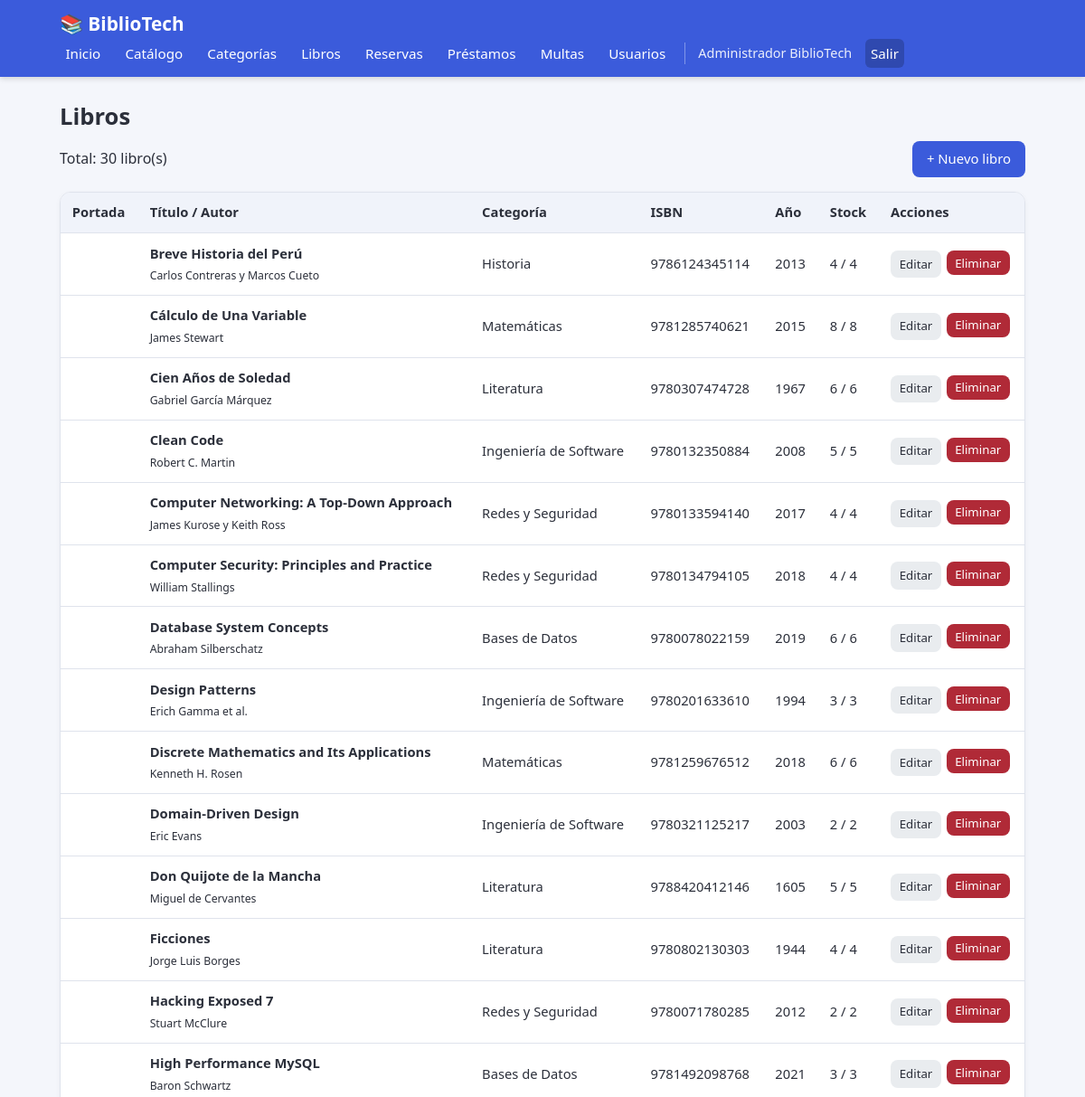
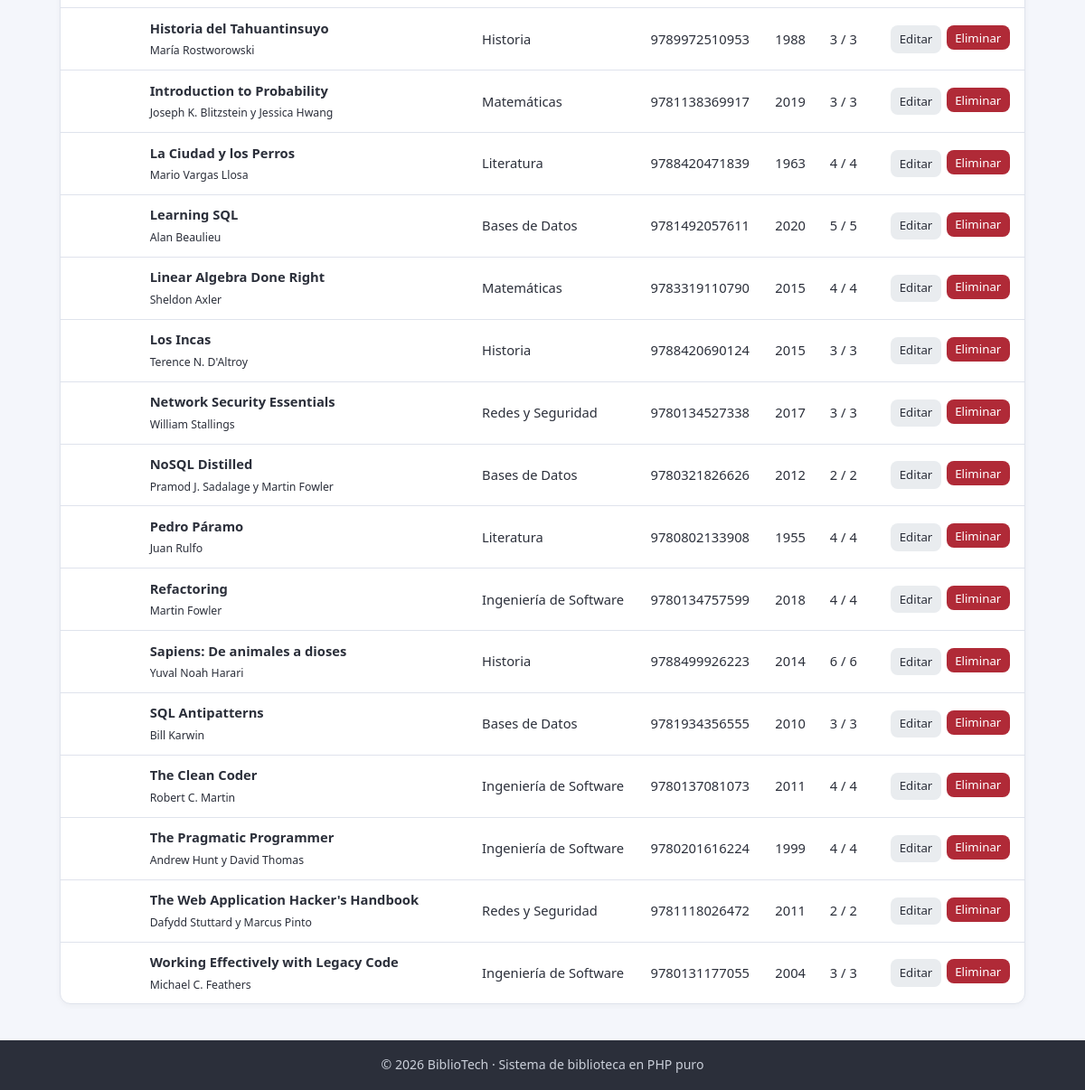
The app's page /libros.php (signed in) with its own data (2 pictures, top to bottom).
### tables this page shows
CREATE TABLE `usuarios` (
  `id` bigint(20) UNSIGNED NOT NULL,
  `nombre` varchar(120) NOT NULL,
  `email` varchar(180) NOT NULL,
  `password_hash` varchar(255) NOT NULL,
  `rol` enum('estudiante','bibliotecario','administrador') NOT NULL DEFAULT 'estudiante',
  `estado` enum('activo','bloqueado') NOT NULL DEFAULT 'activo',
  `created_at` timestamp NOT NULL DEFAULT current_timestamp(),
  `updated_at` timestamp NOT NULL DEFAULT current_timestamp() ON UPDATE current_timestamp()
);

CREATE TABLE `libros` (
  `id` bigint(20) UNSIGNED NOT NULL,
  `titulo` varchar(255) NOT NULL,
  `autor` varchar(180) NOT NULL,
  `isbn` varchar(20) DEFAULT NULL,
  `id_categoria` bigint(20) UNSIGNED DEFAULT NULL,
  `editorial` varchar(150) DEFAULT NULL,
  `anio` smallint(5) UNSIGNED DEFAULT NULL,
  `portada_url` varchar(500) DEFAULT NULL,
  `sinopsis` text DEFAULT NULL,
  `stock_total` int(10) UNSIGNED NOT NULL DEFAULT 0,
  `stock_disponible` int(10) UNSIGNED NOT NULL DEFAULT 0,
  `created_at` timestamp NOT NULL DEFAULT current_timestamp(),
  `updated_at` timestamp NOT NULL DEFAULT current_timestamp() ON UPDATE current_timestamp()
);

CREATE TABLE `categorias` (
  `id` bigint(20) UNSIGNED NOT NULL,
  `nombre` varchar(100) NOT NULL,
  `descripcion` text DEFAULT NULL,
  `created_at` timestamp NOT NULL DEFAULT current_timestamp(),
  `updated_at` timestamp NOT NULL DEFAULT current_timestamp() ON UPDATE current_timestamp()
);

### includes/auth.php (called while the page is built, shortened)
<?php
function estaLogueado(): bool
{
    return isset($_SESSION['usuario_id']);
}
function usuarioActual(PDO $conexion): ?array
{
    $sql = "SELECT id, nombre, email, rol, estado
            FROM usuarios
            WHERE id = :id";
    $stmt = $conexion->prepare($sql);
    $stmt->execute([':id' => $_SESSION['usuario_id']]);
    $usuario = $stmt->fetch();
    return $usuario ?: null;
}
function e(?string $texto): string
{
    return htmlspecialchars($texto ?? '', ENT_QUOTES, 'UTF-8');
}

### libros.php (the view, shortened to what this page needs)
<?php
require_once __DIR__ . '/includes/auth.php';
$vista = $_GET['accion'] ?? 'listar';
if (!in_array($vista, ['crear', 'editar'], true)) {
    $vista = 'listar';
}
$categorias = $conexion->query("SELECT id, nombre FROM categorias ORDER BY nombre")->fetchAll();
$libro = [
    'id' => 0, 'titulo' => '', 'autor' => '', 'isbn' => '', 'id_categoria' => null,
    'editorial' => '', 'anio' => '', 'portada_url' => '', 'sinopsis' => '',
    'stock_total' => 1, 'stock_disponible' => 1,
];
$sql = "SELECT l.*, c.nombre AS categoria
        FROM libros l
        LEFT JOIN categorias c ON c.id = l.id_categoria
        ORDER BY l.titulo";
$libros = $conexion->query($sql)->fetchAll();
require_once __DIR__ . '/includes/header.php';
?>
<h1 class="titulo-pagina">Libros</h1>
<?php if ($vista === 'crear' || $vista === 'editar'): ?>
    <div class="tarjeta" style="max-width: 640px;">
        <h2><?= $vista === 'crear' ? 'Nuevo libro' : 'Editar libro' ?></h2>
        <form method="POST" action="libros.php" class="formulario">
            <input type="hidden" name="accion" value="<?= e($vista) ?>">
            <input type="hidden" name="id" value="<?= (int) $libro['id'] ?>">
            <label for="titulo">Título *</label>
            <input type="text" id="titulo" name="titulo" maxlength="255"
                   value="<?= e($libro['titulo']) ?>" required>
            <label for="autor">Autor *</label>
            <input type="text" id="autor" name="autor" maxlength="180"
                   value="<?= e($libro['autor']) ?>" required>
            <div class="dos-columnas">
                <div>
                    <label for="isbn">ISBN</label>
                    <input type="text" id="isbn" name="isbn" maxlength="20"
                           value="<?= e($libro['isbn']) ?>">
                </div>
                <div>
                    <label for="id_categoria">Categoría</label>
                    <select id="id_categoria" name="id_categoria">
                        <option value="0">— Sin categoría —</option>
                        <?php foreach ($categorias as $cat): ?>
                            <option value="<?= (int) $cat['id'] ?>"
                                <?= (int) $libro['id_categoria'] === (int) $cat['id'] ? 'selected' : '' ?>>
                                <?= e($cat['nombre']) ?>
                            </option>
                        <?php endforeach; ?>
                    </select>
                </div>
            </div>
            <div class="dos-columnas">
                <div>
                    <label for="editorial">Editorial</label>
                    <input type="text" id="editorial" name="editorial" maxlength="150"
                           value="<?= e($libro['editorial']) ?>">
                </div>
                <div>
                    <label for="anio">Año</label>
                    <input type="number" id="anio" name="anio" min="1000" max="2100"
                           value="<?= e((string) $libro['anio']) ?>">
                </div>
            </div>
            <label for="portada_url">Portada (URL de la imagen)</label>
            <input type="url" id="portada_url" name="portada_url" maxlength="500"
                   placeholder="https://covers.openlibrary.org/b/isbn/..."
                   value="<?= e($libro['portada_url']) ?>">
            <label for="sinopsis">Sinopsis</label>
            <textarea id="sinopsis" name="sinopsis" rows="3"><?= e($libro['sinopsis']) ?></textarea>
            <div class="dos-columnas">
                <div>
                    <label for="stock_total">Stock total *</label>
                    <input type="number" id="stock_total" name="stock_total" min="0"
                           value="<?= (int) $libro['stock_total'] ?>" required>
                </div>
                <div>
                    <label for="stock_disponible">Stock disponible *</label>
                    <input type="number" id="stock_disponible" name="stock_disponible" min="0"
                           value="<?= (int) $libro['stock_disponible'] ?>" required>
                </div>
            </div>
            <div style="margin-top: 0.8rem; display: flex; gap: 0.5rem;">
                <button type="submit" class="boton boton-primario">
                    <?= $vista === 'crear' ? 'Crear' : 'Guardar cambios' ?>
                </button>
                <a href="libros.php" class="boton boton-suave">Cancelar</a>
            </div>
        </form>
    </div>
<?php else: ?>
    <div class="barra-acciones">
        <span>Total: <?= count($libros) ?> libro(s)</span>
        <a href="libros.php?accion=crear" class="boton boton-primario">+ Nuevo libro</a>
    </div>
    <div class="tabla-contenedor">
        <table class="tabla">
            <thead>
                <tr>
                    <th>Portada</th>
                    <th>Título / Autor</th>
                    <th>Categoría</th>
                    <th>ISBN</th>
                    <th>Año</th>
                    <th>Stock</th>
                    <th>Acciones</th>
                </tr>
            </thead>
            <tbody>
                <?php foreach ($libros as $lib): ?>
                    <tr>
                        <td>
                        </td>
                        <td>
                            <strong><?= e($lib['titulo']) ?></strong><br>
                            <small><?= e($lib['autor']) ?></small>
                        </td>
                        <td><?= e($lib['categoria'] ?: '—') ?></td>
                        <td><?= e($lib['isbn'] ?: '—') ?></td>
                        <td><?= e($lib['anio'] ?: '—') ?></td>
                        <td>
                            <?php if ((int) $lib['stock_disponible'] === 0): ?>
                                <span class="etiqueta etiqueta-rojo">Agotado</span>
                            <?php else: ?>
                                <?= (int) $lib['stock_disponible'] ?> / <?= (int) $lib['stock_total'] ?>
                            <?php endif; ?>
                        </td>
                        <td>
                            <div class="acciones">
                                <a href="libros.php?accion=editar&id=<?= (int) $lib['id'] ?>"
                                   class="boton boton-suave boton-pequeno">Editar</a>
                                <form method="POST" action="libros.php"
                                      class="confirmar-eliminar"
                                      data-mensaje="¿Eliminar el libro '<?= e($lib['titulo']) ?>'?">
                                    <button type="submit" class="boton boton-peligro boton-pequeno">Eliminar</button>
                                </form>
                            </div>
                        </td>
                    </tr>
                <?php endforeach; ?>
            </tbody>
        </table>
    </div>
<?php endif; ?>
<?php require_once __DIR__ . '/includes/footer.php'; ?>

### includes/header.php (shortened to what this page needs)
<?php
$usuario = usuarioActual($conexion);
?>
<!DOCTYPE html>
<html lang="es">
<head>
    <link rel="stylesheet" href="assets/css/estilos.css">
</head>
<body>
<header class="navbar">
    <div class="contenedor navbar-contenido">
        <a href="dashboard.php" class="marca">📚 BiblioTech</a>
        <nav class="menu" id="menu">
            <?php if ($usuario): ?>
                <a href="dashboard.php">Inicio</a>
                <a href="catalogo.php">Catálogo</a>
                <?php if ($usuario['rol'] === 'estudiante'): ?>
                    <a href="reservas.php">Mis reservas</a>
                    <a href="prestamos.php">Mis préstamos</a>
                <?php else: ?>
                    <a href="categorias.php">Categorías</a>
                    <a href="libros.php">Libros</a>
                    <a href="reservas.php">Reservas</a>
                    <a href="prestamos.php">Préstamos</a>
                    <a href="multas.php">Multas</a>
                    <?php if ($usuario['rol'] === 'administrador'): ?>
                        <a href="usuarios.php">Usuarios</a>
                    <?php endif; ?>
                <?php endif; ?>
                <span class="menu-usuario"><?= e($usuario['nombre']) ?></span>
                <a href="logout.php" class="menu-salir">Salir</a>
            <?php else: ?>
                <a href="catalogo.php">Catálogo</a>
                <a href="login.php">Iniciar sesión</a>
                <a href="registro.php">Registrarse</a>
            <?php endif; ?>
        </nav>
    </div>
</header>
<main class="contenedor pagina <?= e($claseMain ?? '') ?>">

### includes/footer.php (shortened to what this page needs)
</main>
<footer class="pie">
    <div class="contenedor">
        <p>&copy; <?= date('Y') ?> BiblioTech · Sistema de biblioteca en PHP puro</p>
    </div>
</footer>
</body>
</html>

### assets/css/estilos.css (style rules this page uses)
* { margin: 0; padding: 0; box-sizing: border-box; }
:root { --color-primario: #3b5bdb; --color-primario-oscuro: #2f49b3; --color-fondo: #f4f6fb; --color-borde: #dfe3ec; --color-texto: #2b2f3a; --color-texto-suave: #6b7280; --color-exito: #157347; --color-exito-fondo: #d1e7dd; --color-error: #b02a37; --color-error-fondo: #f8d7da; --color-advertencia: #997404; --color-advertencia-fondo: #fff3cd; }
body { font-family: "Segoe UI", Arial, Helvetica, sans-serif; background-color: var(--color-fondo); color: var(--color-texto); line-height: 1.6; min-height: 100vh; display: flex; flex-direction: column; overflow-x: hidden; }
a { color: var(--color-primario); text-decoration: none; }
.contenedor { width: 100%; max-width: 1100px; margin: 0 auto; padding: 0 1rem; }
.navbar { background-color: var(--color-primario); color: #fff; box-shadow: 0 2px 6px rgba(0, 0, 0, 0.15); }
.navbar-contenido { display: flex; align-items: center; justify-content: space-between; flex-wrap: wrap; padding-top: 0.6rem; padding-bottom: 0.6rem; }
.marca { color: #fff; font-size: 1.3rem; font-weight: bold; text-decoration: none !important; }
.menu { display: flex; align-items: center; gap: 0.9rem; flex-wrap: wrap; }
.menu a { color: #fff; font-size: 0.95rem; padding: 0.25rem 0.4rem; border-radius: 6px; text-decoration: none; }
.menu-usuario { font-size: 0.9rem; opacity: 0.9; border-left: 1px solid rgba(255, 255, 255, 0.4); padding-left: 0.9rem; }
.menu-salir { background-color: rgba(0, 0, 0, 0.2); }
.pagina { flex: 1; padding-top: 1.5rem; padding-bottom: 2.5rem; }
.titulo-pagina { font-size: 1.6rem; margin-bottom: 0.4rem; }
.boton { display: inline-block; padding: 0.5rem 1rem; border: none; border-radius: 8px; font-size: 0.93rem; font-family: inherit; cursor: pointer; background-color: var(--color-primario); color: #fff !important; text-decoration: none !important; transition: background-color 0.15s; }
.boton-primario { background-color: var(--color-primario); }
.boton-peligro { background-color: var(--color-error); }
.boton-suave { background-color: #e9ecef; color: var(--color-texto) !important; }
.boton-pequeno { padding: 0.28rem 0.6rem; font-size: 0.83rem; }
.tabla-contenedor { overflow-x: auto; background-color: #fff; border: 1px solid var(--color-borde); border-radius: 12px; box-shadow: 0 2px 6px rgba(0, 0, 0, 0.04); }
.tabla { width: 100%; border-collapse: collapse; min-width: 600px; }
.tabla th, .tabla td { padding: 0.65rem 0.8rem; text-align: left; border-bottom: 1px solid var(--color-borde); font-size: 0.92rem; vertical-align: middle; overflow-wrap: anywhere; }
.tabla th { background-color: #f0f3fa; font-weight: 700; white-space: nowrap; }
.tabla tr:last-child td { border-bottom: none; }
.tabla .acciones { display: flex; gap: 0.35rem; flex-wrap: wrap; }
.barra-acciones { display: flex; justify-content: space-between; align-items: center; gap: 1rem; flex-wrap: wrap; margin-bottom: 1rem; }
.pie { background-color: #2b2f3a; color: #cbd0da; text-align: center; padding: 1rem 0; font-size: 0.88rem; margin-top: auto; }

### records on screen
usuarios: nombre "Administrador BiblioTech"
libros: titulo "Breve Historia del Perú", autor "Carlos Contreras y Marcos Cueto", id_categoria.nombre "Historia", isbn "9786124345114", anio "2013", stock_disponible "4", stock_total "4"
libros: titulo "Cálculo de Una Variable", autor "James Stewart", id_categoria.nombre "Matemáticas", isbn "9781285740621", anio "2015", stock_disponible "8", stock_total "8"
libros: titulo "Cien Años de Soledad", autor "Gabriel García Márquez", id_categoria.nombre "Literatura", isbn "9780307474728", anio "1967", stock_disponible "6", stock_total "6"
libros: titulo "Clean Code", autor "Robert C. Martin", id_categoria.nombre "Ingeniería de Software", isbn "9780132350884", anio "2008", stock_disponible "5", stock_total "5"
libros: titulo "Computer Networking: A Top-Down Approach", autor "James Kurose y Keith Ross", id_categoria.nombre "Redes y Seguridad", isbn "9780133594140", anio "2017", stock_disponible "4", stock_total "4"
libros: titulo "Computer Security: Principles and Practice", autor "William Stallings", id_categoria.nombre "Redes y Seguridad", isbn "9780134794105", anio "2018", stock_disponible "4", stock_total "4"
libros: titulo "Database System Concepts", autor "Abraham Silberschatz", id_categoria.nombre "Bases de Datos", isbn "9780078022159", anio "2019", stock_disponible "6", stock_total "6"
libros: titulo "Design Patterns", autor "Erich Gamma et al.", id_categoria.nombre "Ingeniería de Software", isbn "9780201633610", anio "1994", stock_disponible "3", stock_total "3"
libros: titulo "Discrete Mathematics and Its Applications", autor "Kenneth H. Rosen", id_categoria.nombre "Matemáticas", isbn "9781259676512", anio "2018", stock_disponible "6", stock_total "6"
libros: titulo "Domain-Driven Design", autor "Eric Evans", id_categoria.nombre "Ingeniería de Software", isbn "9780321125217", anio "2003", stock_disponible "2", stock_total "2"
libros: titulo "Don Quijote de la Mancha", autor "Miguel de Cervantes", id_categoria.nombre "Literatura", isbn "9788420412146", anio "1605", stock_disponible "5", stock_total "5"
libros: titulo "Ficciones", autor "Jorge Luis Borges", id_categoria.nombre "Literatura", isbn "9780802130303", anio "1944", stock_disponible "4", stock_total "4"
libros: titulo "Hacking Exposed 7", autor "Stuart McClure", id_categoria.nombre "Redes y Seguridad", isbn "9780071780285", anio "2012", stock_disponible "2", stock_total "2"
libros: titulo "High Performance MySQL", autor "Baron Schwartz", id_categoria.nombre "Bases de Datos", isbn "9781492098768", anio "2021", stock_disponible "3", stock_total "3"
libros: titulo "Historia del Tahuantinsuyo", autor "María Rostworowski", id_categoria.nombre "Historia", isbn "9789972510953", anio "1988", stock_disponible "3", stock_total "3"
libros: titulo "Introduction to Probability", autor "Joseph K. Blitzstein y Jessica Hwang", id_categoria.nombre "Matemáticas", isbn "9781138369917", anio "2019", stock_disponible "3", stock_total "3"
libros: titulo "La Ciudad y los Perros", autor "Mario Vargas Llosa", id_categoria.nombre "Literatura", isbn "9788420471839", anio "1963", stock_disponible "4", stock_total "4"
libros: titulo "Learning SQL", autor "Alan Beaulieu", id_categoria.nombre "Bases de Datos", isbn "9781492057611", anio "2020", stock_disponible "5", stock_total "5"
libros: titulo "Linear Algebra Done Right", autor "Sheldon Axler", id_categoria.nombre "Matemáticas", isbn "9783319110790", anio "2015", stock_disponible "4", stock_total "4"
libros: titulo "Los Incas", autor "Terence N. D'Altroy", id_categoria.nombre "Historia", isbn "9788420690124", anio "2015", stock_disponible "3", stock_total "3"
libros: titulo "Network Security Essentials", autor "William Stallings", id_categoria.nombre "Redes y Seguridad", isbn "9780134527338", anio "2017", stock_disponible "3", stock_total "3"
libros: titulo "NoSQL Distilled", autor "Pramod J. Sadalage y Martin Fowler", id_categoria.nombre "Bases de Datos", isbn "9780321826626", anio "2012", stock_disponible "2", stock_total "2"
libros: titulo "Pedro Páramo", autor "Juan Rulfo", id_categoria.nombre "Literatura", isbn "9780802133908", anio "1955", stock_disponible "4", stock_total "4"
libros: titulo "Refactoring", autor "Martin Fowler", id_categoria.nombre "Ingeniería de Software", isbn "9780134757599", anio "2018", stock_disponible "4", stock_total "4"
libros: titulo "Sapiens: De animales a dioses", autor "Yuval Noah Harari", id_categoria.nombre "Historia", isbn "9788499926223", anio "2014", stock_disponible "6", stock_total "6"
libros: titulo "SQL Antipatterns", autor "Bill Karwin", id_categoria.nombre "Bases de Datos", isbn "9781934356555", anio "2010", stock_disponible "3", stock_total "3"
libros: titulo "The Clean Coder", autor "Robert C. Martin", id_categoria.nombre "Ingeniería de Software", isbn "9780137081073", anio "2011", stock_disponible "4", stock_total "4"
libros: titulo "The Pragmatic Programmer", autor "Andrew Hunt y David Thomas", id_categoria.nombre "Ingeniería de Software", isbn "9780201616224", anio "1999", stock_disponible "4", stock_total "4"
libros: titulo "The Web Application Hacker's Handbook", autor "Dafydd Stuttard y Marcus Pinto", id_categoria.nombre "Redes y Seguridad", isbn "9781118026472", anio "2011", stock_disponible "2", stock_total "2"
libros: titulo "Working Effectively with Legacy Code", autor "Michael C. Feathers", id_categoria.nombre "Ingeniería de Software", isbn "9780131177055", anio "2004", stock_disponible "3", stock_total "3"

### other values on screen
count($libros) "30"
